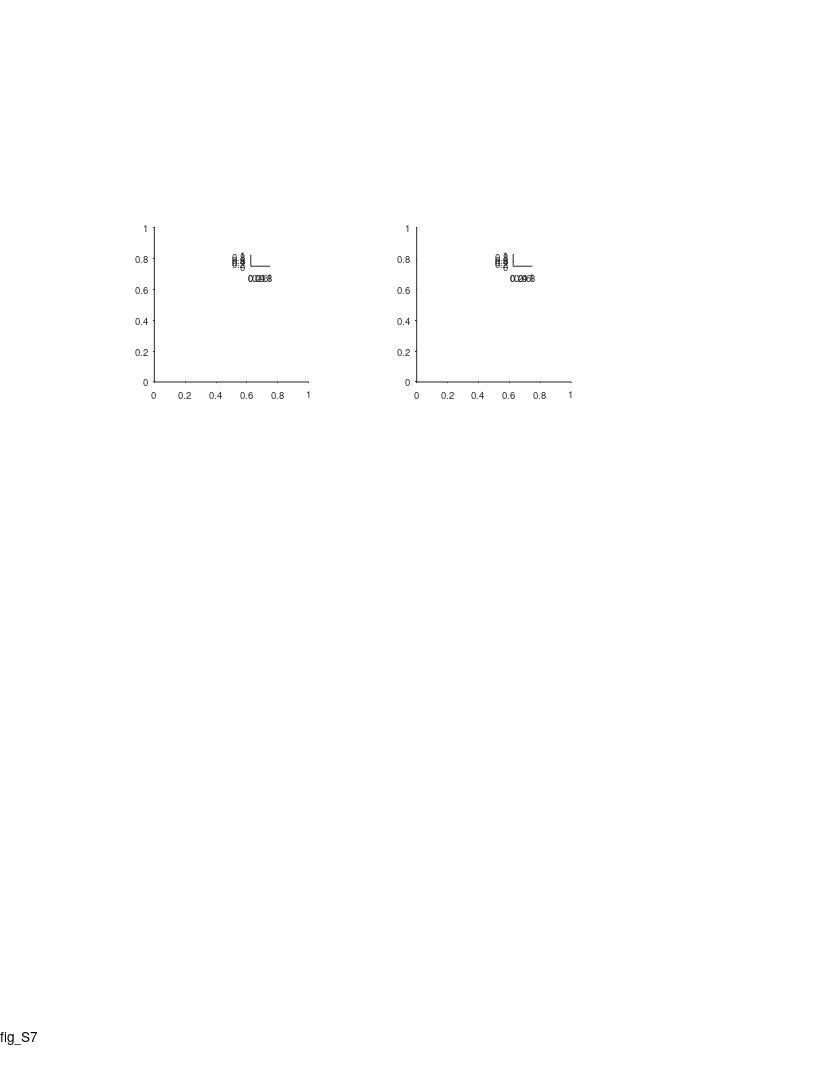

Source code (MATLAB): (Note: this script raises an error after producing the figure.)
%% Large Scale - supp fig 6 - comparing the two arms

%%
clear 
clc

%% plotting options
% yscale_opt = 'linear';
yscale_opt = 'log';
long_arm_lw      = 2;
long_arm_lc      = 0.3*[1 1 1];
entire_tunnel_lw = 1;
entire_tunnel_lc = 0.0*[1 1 1];

%% define output files
res_dir = 'L:\paper_figures';
mkdir(res_dir)
fig_name_str = 'fig_S7';
fig_caption_str = 'compare firing patterns between the two arms (long vs. short)';
log_name_str = [fig_name_str '_log_file' '.txt'];
log_name_str = strrep(log_name_str , ':', '-');
log_name_str = strrep(log_name_str , ' ', '_');
log_name_out = fullfile(res_dir, log_name_str);

%% open log file
diary off
diary(log_name_out)
diary on
disp('Log file');
disp(['created: ', datestr(clock)]);
disp('======================================================');
disp([fig_name_str ':' fig_caption_str]);
disp('======================================================');
disp('');

%% create figure
% =========================================================================
% figure_size_cm = [21.0 29.7]; % ~A4
figure_size_cm = [21.6 27.9]; % ~US letter
figure ;
% Some WYSIWYG options:
set(gcf,'DefaultAxesFontSize',7);
set(gcf,'DefaultAxesFontName','helvetica');
set(gcf,'DefaultAxesUnits','centimeters');
set(gcf,'PaperType','usletter')
% set(gcf,'PaperType','<custom>');
set(gcf,'PaperUnits','centimeters','PaperPosition',[0 0 figure_size_cm]);
set(gcf,'PaperOrientation','portrait');
set(gcf,'Units','centimeters','Position',get(gcf,'paperPosition')+[0 0 0 0]); % position on screen...
set(gcf, 'Renderer', 'painters');
set(groot, 'defaultAxesTickDir', 'out');
set(groot,  'defaultAxesTickDirMode', 'manual');
annotation('textbox', [0.5 1 0 0], 'String',fig_name_str, 'HorizontalAlignment','center','Interpreter','none', 'FitBoxToText','on');
pause(0.2); % workaround to solve matlab automatically changing the axes positions...

% create panels
panels_size = [4 4];
panel_A = axes('position', [ 4    18 panels_size]);
panel_B = axes('position', [10.8  18 panels_size]);
panel_A_legend = axes('position', [ 6.5 21 0.5 0.3]);
panel_B_legend = axes('position', [13.3   21 0.5 0.3]);
% panel_A(1) = axes('position', [ 4   18 panels_size]);
% panel_A(2) = axes('position', [ 4   13 panels_size]);
% panel_A(3) = axes('position', [ 4    8 panels_size]);
% panel_B(1) = axes('position', [10.5 18 panels_size]);
% panel_B(2) = axes('position', [10.5 13 panels_size]);
% panel_B(3) = axes('position', [10.5  8 panels_size]);
% panel_A_legend(1) = axes('position', [ 6.5 20.5 0.5 0.3]);
% panel_A_legend(2) = axes('position', [ 6.5 15.5 0.5 0.3]);
% panel_A_legend(3) = axes('position', [ 6.5 10.5 0.5 0.3]);
% panel_B_legend(1) = axes('position', [12.5 20.5 0.5 0.3]);
% panel_B_legend(2) = axes('position', [12.5 15.5 0.5 0.3]);
% panel_B_legend(3) = axes('position', [12.5 10.5 0.5 0.3]);

%% load population data
% =========================================================================
prm = PARAMS_GetAll();
cells_t = DS_get_cells_summary();
bats = [79,148,34,9861,2289];
cells_t(~ismember(cells_t.bat, bats ),:) = [];
cells = cellfun(@(c)(cell_load_data(c,'details')), cells_t.cell_ID, 'UniformOutput',0);
cells = [cells{:}];
cells = [cells.details];
cells(~contains({cells.brain_area}, 'CA1')) = [];
cells(~ismember([cells.ClusterQuality], [2])) = [];
cells = cellfun(@(c)(cell_load_data(c,'details','meanFR')), {cells.cell_ID}, 'UniformOutput',0);
cells = [cells{:}];
cells_details = [cells.details];
cells_ID = {cells_details.cell_ID};
meanFR = [cells.meanFR];
cells_ID([meanFR.all]>prm.inclusion.interneuron_FR_thr)=[];
clear cells stats cells_details cells_t
cells = cellfun(@(c)(cell_load_data(c,'details','stats','meanFR','stats','inclusion','signif','fields','FR_map','Ipos')), cells_ID, 'UniformOutput',0);
cells = [cells{:}];
whos cells

%% load LM data
exp_ID = 'b2289_d180615';
exp = exp_load_data(exp_ID,'LM');
LM = exp.LM;
% LM( contains({LM.name},{'ball','enter'}) ) = [];
turn_point_LM = LM( contains({LM.name},{'turn-point'}) );

%% panel A - Arrange data - compare fields size between short/long arms
fields_size = builtin('cell',length(cells),2);
for ii_dir = 1:2
    for ii_cell = 1:length(cells)
        cell = cells(ii_cell);
        if ~cell.signif(ii_dir).TF % check signif per direction
            continue;
        end
        fields = cell.fields{ii_dir};
        fields([fields.in_low_speed_area]) = []; % remove fields in low speed area
        pos = [fields.loc];
        width = [fields.width_prc];
        pos_thr = turn_point_LM.pos_proj;
        IX1 = pos <  pos_thr;
        IX2 = pos >= pos_thr;
        fields_size{ii_cell,ii_dir,1} = width(IX1);
        fields_size{ii_cell,ii_dir,2} = width(IX2);
    end
end
nFields = cellfun(@length, fields_size);
nFields(nFields==0) = nan;

%% panel A - plot (per direction)
% % % % for ii_dir = 1:2
% % % %     axes(panel_A(ii_dir));
% % % %     cla
% % % %     hold on
% % % %     
% % % %     x1 = [fields_size{:,ii_dir,1}];
% % % %     x2 = [fields_size{:,ii_dir,2}];
% % % %     
% % % %     c = prm.graphics.colors.flight_directions{ii_dir};
% % % %     nBins = 15;
% % % %     h1 = histogram( x1 );
% % % %     h1.NumBins = nBins;
% % % %     h1.Normalization = 'pdf';
% % % %     h1.DisplayStyle = 'stairs';
% % % %     h1.EdgeColor = c;
% % % %     h1.LineWidth = 2; % long arm
% % % %     h2 = histogram( x2 );
% % % %     h2.NumBins = nBins;
% % % %     h2.Normalization = 'pdf';
% % % %     h2.DisplayStyle = 'stairs';
% % % %     h2.EdgeColor = c;
% % % %     h2.LineWidth = 1; % short arm
% % % %     [H,P_KS,KSSTAT] = kstest2(x1,x2);
% % % %     text(1,0.9,sprintf('P_{KS} = %.2f',P_KS),'Units','normalized','HorizontalAlignment','right','VerticalAlignment','top','FontSize',7);
% % % % %     P_ranksum = ranksum(x1,x2);
% % % % %     text(1,0.85,sprintf('P_{Wilc}=%.2f',P_ranksum),'Units','normalized','HorizontalAlignment','right','VerticalAlignment','top','FontSize',7);
% % % %     ha=gca;
% % % %     ha.YLim(1) = 6e-4;
% % % %     ha.YScale = yscale_opt;
% % % %     ha.XRuler.TickLabelGapOffset = -1;
% % % %     ha.TickLength = [0.03 0.03];
% % % % %     title("dir "+ii_dir);
% % % %     xlabel('Field size (m)', 'Units','normalized','Position',[0.5 -0.12]);
% % % %     ylabel('Probability', 'Units','normalized','Position',[-0.20 0.5]);
% % % % end
% % % % axes(panel_A(1));
% % % % text(-0.3,1.15, 'A', 'Units','normalized','FontWeight','bold');

%% add direction arrows
% arrow_vec = 0.025*[-1 1] + 0.29;
% arrow_y = 0.83*[1 1];
% clear h
% h(1)=annotation('arrow',      arrow_vec , arrow_y-0.01, 'Color', prm.graphics.colors.flight_directions{1});
% h(2)=annotation('arrow', flip(arrow_vec), arrow_y-0.2,      'Color', prm.graphics.colors.flight_directions{2});
% [h.HeadWidth] = disperse([5 5]);
% [h.HeadLength] = disperse([5 5]);

%% legend for long/short arms
% % % for ii_dir = 1:2
% % %     axes(panel_A_legend(ii_dir));
% % %     cla
% % %     hold on
% % %     plot([1 2], [2 2], 'Color', prm.graphics.colors.flight_directions{ii_dir}, 'LineWidth', 2); % long arm
% % %     plot([1 2], [1 1], 'Color', prm.graphics.colors.flight_directions{ii_dir}, 'LineWidth', 1); % shorty arm
% % %     xlim([0.5 2.5])
% % %     text(2.5, 1, 'Short arm', 'HorizontalAlignment','left','VerticalAlignment','middle','FontSize',7);
% % %     text(2.5, 2, 'Long arm',  'HorizontalAlignment','left','VerticalAlignment','middle','FontSize',7);
% % %     set(gca,'visible','off');
% % % end

%% calculate stats for comparing short vs. long arm (per direction)
for ii_dir = 1:2
    x1 = [fields_size{:,ii_dir,1}];
    x2 = [fields_size{:,ii_dir,2}];
    
    [H,P_KS,KSSTAT] = kstest2(x1,x2);
    fprintf('field size long vs. short: direction %d\t P_KS=%.2f D=%.2f n=%d m=%d\n',ii_dir,P_KS, KSSTAT, length(x1), length(x2));
end

%% panel A - plot (directions pooled)
axes(panel_A);
cla
hold on
text(-0.33,1.15, 'A', 'Units','normalized','FontWeight','bold');
x1 = [fields_size{:,:,1}];
x2 = [fields_size{:,:,:}];
x1(isnan(x1))=[];
x2(isnan(x2))=[];

nBins = 15;
% long arm
h1 = histogram( x1 );
h1.NumBins = nBins;
h1.Normalization = 'pdf';
h1.DisplayStyle = 'stairs';
h1.EdgeColor = long_arm_lc;
h1.LineWidth = long_arm_lw;
% entire tunnel
h2 = histogram( x2 );
h2.NumBins = nBins;
h2.Normalization = 'pdf';
h2.DisplayStyle = 'stairs';
h2.EdgeColor = entire_tunnel_lc;
h2.LineWidth = entire_tunnel_lw;
[H,P_KS,KSSTAT] = kstest2(x1,x2,'Tail','unequal');
fprintf('field size long vs. all\t\t\t\t\t P_KS=%.2f D=%.2f n=%d m=%d\n',P_KS, KSSTAT, length(x1), length(x2));
text(1,1.05,sprintf('P_{KS} = %.2f',P_KS),'Units','normalized','HorizontalAlignment','right','VerticalAlignment','top','FontSize',7);
% P_ranksum = ranksum(x1,x2);
% text(1,0.85,sprintf('P_{Wilc}=%.3f',P_ranksum),'Units','normalized','HorizontalAlignment','right','VerticalAlignment','top','FontSize',7);

ha=gca;
ha.YLim = [0.6e-3 0.2];
ha.YScale = yscale_opt;
ha.XRuler.TickLabelGapOffset = -1;
ha.TickLength = [0.03 0.03];
ha.YTick = 10.^[-3 -2 -1];
ha.YTickLabel = {'10^{ -3}'; '10^{ -2}'; '10^{ -1}';};
xlabel('Field size (m)', 'Units','normalized','Position',[0.5 -0.14]);
ylabel('Fraction of fields', 'Units','normalized','Position',[-0.23 0.5]);

%% legend for long/short arms
axes(panel_A_legend);
cla
hold on
plot([1 2], [2 2], 'Color', long_arm_lc,      'LineWidth', long_arm_lw,      'Clipping', 'off'); % long arm
plot([1 2], [1 1], 'Color', entire_tunnel_lc, 'LineWidth', entire_tunnel_lw, 'Clipping', 'off'); % entire tunnel
xlim([0.5 2.5])
text(2.5, 2, 'Long arm',  'HorizontalAlignment','left','VerticalAlignment','middle','FontSize',7);
text(2.5, 1, 'Entire tunnel', 'HorizontalAlignment','left','VerticalAlignment','middle','FontSize',7);
set(gca,'visible','off');


%% field size ratio - from fields only in the long arm
% ------------------------------------------------------------------------
LS_field_ratio_all = nan(1,length(cells));
LS_field_ratio_all2 = nan(1,length(cells)); % just to double check we did it correctly as in cell_calc_stats
LS_field_ratio_all_long  = nan(1,length(cells));
LS_field_ratio_all_short = nan(1,length(cells));
LS_field_ratio_dir_long = nan(2,length(cells));
LS_field_ratio_dir_short = nan(2,length(cells));
pos_thr = turn_point_LM.pos_proj;
for ii_cell = 1:length(cells)
    cell = cells(ii_cell);
    
    %% pooled stats - check at least one direction is signif
    if any([cell.signif.TF])
        LS_field_ratio_all(ii_cell) = cell.stats.all.field_ratio_LS;
        fields=[];
        for ii_dir = 1:2
            if cell.signif(ii_dir).TF 
                fields_to_add = cell.fields{ii_dir};
                % workaround to solve the problem that sometimes I don't have the
                % field 'overlap_edges'... maybe change that in 'cell_calc_fields'...
                if isfield(fields_to_add,'overlap_edges')
                    fields_to_add = rmfield(fields_to_add,'overlap_edges');
                end
                fields = [fields fields_to_add];
            end
        end
        fields([fields.in_low_speed_area])=[];
        IX1 = [fields.loc] <  pos_thr;
        IX2 = [fields.loc] >= pos_thr;
        long_arm_fields = fields(IX1);
        short_arm_fields = fields(IX2);
        if length(long_arm_fields) >= 2
            LS_field_ratio_all_long(ii_cell) = max([long_arm_fields.width_prc]) / min([long_arm_fields.width_prc]);
        end
        if length(short_arm_fields) >= 2
            LS_field_ratio_all_short(ii_cell) = max([short_arm_fields.width_prc]) / min([short_arm_fields.width_prc]);
        end
        if length(fields) >= 2
            LS_field_ratio_all2(ii_cell) = max([fields.width_prc]) / min([fields.width_prc]);
        end
    end
    
    %% per dir stats - check signif per direction
    for ii_dir = 1:2
        if cell.signif(ii_dir).TF 
            fields = cell.fields{ii_dir};
            fields([fields.in_low_speed_area])=[];
            IX1 = [fields.loc] <  pos_thr;
            IX2 = [fields.loc] >= pos_thr;
            long_arm_fields = fields(IX1);
            short_arm_fields = fields(IX2);
            if length(long_arm_fields) >= 2
                LS_field_ratio_dir_long(ii_dir,ii_cell) = max([long_arm_fields.width_prc]) / min([long_arm_fields.width_prc]);
            end
            if length(short_arm_fields) >= 2
                LS_field_ratio_dir_short(ii_dir,ii_cell) = max([short_arm_fields.width_prc]) / min([short_arm_fields.width_prc]);
            end
        end
    end
end

%% panel B - plot (per direction)
% % % for ii_dir = 1:2
% % %     axes(panel_B(ii_dir));
% % %     cla
% % %     hold on
% % % 
% % %     x1=LS_field_ratio_dir_long(ii_dir,:);
% % %     x2=LS_field_ratio_dir_short(ii_dir,:);
% % %     x1(isnan(x1))=[];
% % %     x2(isnan(x2))=[];
% % % 
% % %     nBinEdges = 9;
% % %     edges = logspace(0,log10(25),nBinEdges);
% % %     c = prm.graphics.colors.flight_directions{ii_dir};
% % %     h1=histogram(x1);
% % %     h1.BinEdges = edges;
% % %     h1.Normalization = 'pdf';
% % %     h1.DisplayStyle = 'stairs';
% % %     h1.EdgeColor = c;
% % %     h1.LineWidth = 2; % long arm
% % %     h2=histogram(x2);
% % %     h2.BinEdges = edges;
% % %     h2.Normalization = 'pdf';
% % %     h2.DisplayStyle = 'stairs';
% % %     h2.EdgeColor = c;
% % %     h2.LineWidth = 1; % short arm
% % % 
% % %     [H,P_KS,KSSTAT] = kstest2(x1, x2, 'Tail','unequal');
% % %     text(1,1,sprintf('P_{KS} = %.3f',P_KS),'Units','normalized','HorizontalAlignment','right','VerticalAlignment','top','FontSize',7);
% % % %     P_ranksum = ranksum(x1,x2);
% % % %     text(1,0.95,sprintf('P_{Wilc}=%.3f',P_ranksum),'Units','normalized','HorizontalAlignment','right','VerticalAlignment','top','FontSize',7);
% % % 
% % %     ha=gca;
% % %     ha.YScale = yscale_opt;
% % %     % ha.YScale = 'linear';
% % %     ha.XScale = 'log';
% % %     ha.XLim = [0 27];
% % %     ha.XTick = [1 2 5 10 20];
% % %     ha.YLim = [3e-4 1.2];
% % %     ha.YTick = 10.^[-3 -2 -1];
% % %     ha.YTickLabel = {'10^{ -3}'; '10^{ -2}'; '10^{ -1}';};
% % %     ha.TickDir='out';
% % %     ha.TickLength = [0.03 0.03];
% % %     ha.XRuler.TickLabelGapMultiplier = -0.35;
% % %     ha.YRuler.TickLabelGapMultiplier = 0.001;
% % %     xlabel({'Field size ratio';'largest/smallest'},'Units','normalized','Position',[0.5 -0.12]);
% % %     ylabel('Probability','Units','normalized','Position',[-0.18 0.5]);
% % % 
% % %     % add legend
% % %     axes(panel_B_legend);
% % %     cla
% % %     hold on
% % %     plot([1 2], [2 2], 'Color', 'k', 'LineWidth', 2,'Clipping','off'); % long arm
% % %     plot([1 2], [1 1], 'Color', 'k', 'LineWidth', 1,'Clipping','off'); % shorty arm
% % %     xlim([0.5 2.5])
% % %     ylim([0 1])
% % %     text(2.5, 1, 'Short arm', 'HorizontalAlignment','left','VerticalAlignment','middle','FontSize',7);
% % %     text(2.5, 2, 'Long arm',  'HorizontalAlignment','left','VerticalAlignment','middle','FontSize',7);
% % %     set(gca,'visible','off');
% % % end
% % % axes(panel_B(1));
% % % text(-0.3,1.15, 'B', 'Units','normalized','FontWeight','bold');

%% panel B - plot (directions pooled)
axes(panel_B);
cla
hold on
text(-0.34,1.15, 'B', 'Units','normalized','FontWeight','bold');

x1=LS_field_ratio_all_long;
x2=LS_field_ratio_all;
x1(isnan(x1))=[];
x2(isnan(x2))=[];

nBinEdges = 9;
edges = logspace(0,log10(25),nBinEdges);
 % long arm
h1=histogram(x1);
h1.BinEdges = edges;
h1.Normalization = 'pdf';
h1.DisplayStyle = 'stairs';
h1.EdgeColor = long_arm_lc;
h1.LineWidth = long_arm_lw;
% entire_tunnel
h2=histogram(x2);
h2.BinEdges = edges;
h2.Normalization = 'pdf';
h2.DisplayStyle = 'stairs';
h2.EdgeColor = entire_tunnel_lc;
h2.LineWidth = entire_tunnel_lw;

[H,P_KS,KSSTAT] = kstest2(x1, x2, 'Tail','unequal');
fprintf('field size ratio long vs. all\t\t\t P_KS=%.2f D=%.2f n=%d m=%d\n',P_KS, KSSTAT, length(x1), length(x2));
text(1,1.05,sprintf('P_{KS} = %.2f',P_KS),'Units','normalized','HorizontalAlignment','right','VerticalAlignment','top','FontSize',7);
% P_ranksum = ranksum(x1,x2);
% text(1,0.95,sprintf('P_{Wilc}=%.3f',P_ranksum),'Units','normalized','HorizontalAlignment','right','VerticalAlignment','top','FontSize',7);

ha=gca;
ha.YScale = yscale_opt;
% ha.YScale = 'linear';
ha.XScale = 'log';
ha.XLim = [0 27];
ha.XTick = [1 2 5 10 20];
ha.YLim = [3e-4 1.2];
ha.YTick = 10.^[-3 -2 -1];
ha.YTickLabel = {'10^{ -3}'; '10^{ -2}'; '10^{ -1}';};
ha.TickDir='out';
ha.TickLength = [0.03 0.03];
ha.XRuler.TickLabelGapOffset = -1;
xlabel({'Field size ratio';'largest/smallest'},'Units','normalized','Position',[0.5 -0.12]);
ylabel('Fraction of cells','Units','normalized','Position',[-0.23 0.5]);

%% add legend
axes(panel_B_legend);
cla
hold on
plot([1 2], [2 2], 'Color', long_arm_lc,      'LineWidth', long_arm_lw,      'Clipping', 'off'); % long arm
plot([1 2], [1 1], 'Color', entire_tunnel_lc, 'LineWidth', entire_tunnel_lw, 'Clipping', 'off'); % entire tunnel
xlim([0.5 2.5])
text(2.5, 2, 'Long arm',  'HorizontalAlignment','left','VerticalAlignment','middle','FontSize',7);
text(2.5, 1, 'Entire tunnel', 'HorizontalAlignment','left','VerticalAlignment','middle','FontSize',7);
set(gca,'visible','off');

%% print/save the figure
fig_name_out = fullfile(res_dir, sprintf('%s_yscale_%s',fig_name_str,yscale_opt));
print(gcf, fig_name_out, '-dpdf', '-cmyk', '-painters');
% print(gcf, fig_name_out, '-dtiff', '-cmyk', '-painters');
% saveas(gcf , fig_name_out, 'fig');
disp('figure was successfully saved to pdf/tiff/fig formats');
